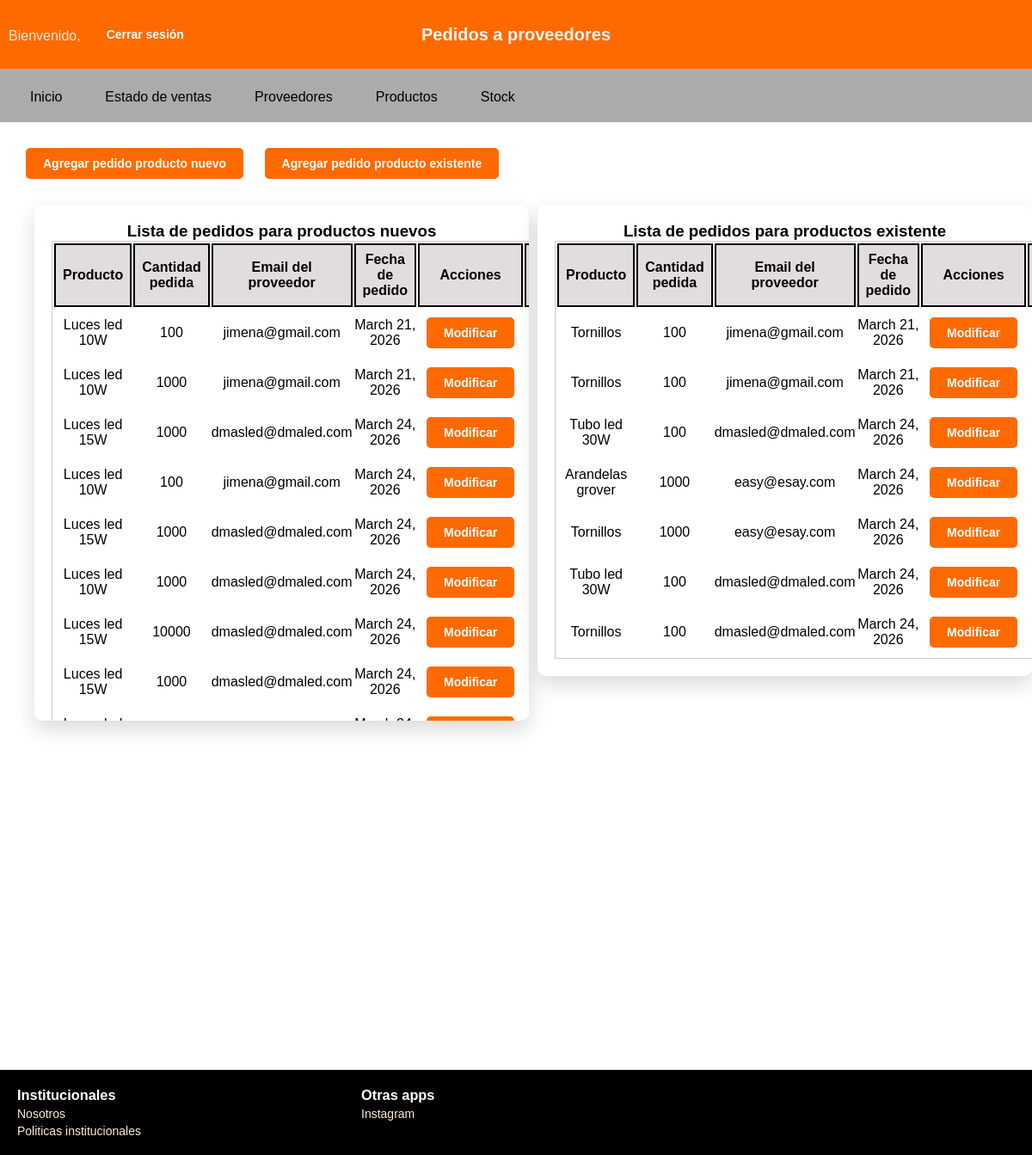
The app's page /proyecto/accounts/pedidosprov/ with its own data.
### accounts/models.py (models this page shows)
class PedidosProv(models.Model):
    fecha_pedido = models.DateField(default=timezone.now)
    producto_pedido_new = models.CharField(null=True, blank=True)
    producto_pedido_existente = models.ForeignKey(Producto, on_delete=models.CASCADE, null=True, blank=True)
    cantidad_pedida = models.IntegerField()
    email = models.EmailField()
    tipo= models.CharField(max_length=20)

class Producto(models.Model):
    producto = models.CharField(max_length=100)
    cantidad = models.IntegerField()
    class Unidad(models.TextChoices):
        UNIDAD = "unidad", "Unidad"
        CAJA = "caja", "Caja"
        METRO = "metro", "Metro"
    unidad = models.CharField(max_length=20, choices=Unidad.choices)
    def __str__(self):
        return self.producto

### accounts/views.py (the view, shortened to what this page needs)
# urls.py: path('pedidosprov/',views.pedidosprov, name= "pedidosprov"),
def pedidosprov(request):
    mensaje_error = None
    tipo = None
    form_nuevo = PedidoNuevoForm()
    form_existente = PedidoExistenteForm()
    pedidos_nuevos = PedidosProv.objects.filter(tipo="nuevo")
    pedidos_existentes = PedidosProv.objects.filter(tipo="existente")
    return render(request, "accounts/pedidosprov.html", {
        "form_nuevo": form_nuevo,
        "form_existente": form_existente,
        "pedidos_nuevos": pedidos_nuevos,
        "pedidos_existentes": pedidos_existentes,
        "tipo": tipo,
        "error": mensaje_error
    })

### accounts/templates/accounts/pedidosprov.html (shortened to what this page needs)
{% load static %}
<!DOCTYPE html>
<html lang="es">
<head>
    <link rel="stylesheet" href="{% static 'accounts/styles_pedidosprov.css' %}">
</head>
<body>
    <header>
        <h2 class="title">Pedidos a proveedores</h2>
        <a class="user_register" href="{% url 'user_profile' %}">Bienvenido, {{request.user.username}} </a>
        <form method="POST" action="{% url 'logout' %}">
        <button class="btn-nuevo" type="submit">Cerrar sesión</button>
    </header>
<nav>
        <ul class="menu">
            <li><a href="{% url 'general' %}">Inicio</a></li>
            <li class="dropdown">
                <a href="#">Estado de ventas</a>
            </li>
            <li class="dropdown">
            <a href="#">Proveedores</a>
            </li>
            <li><a href="{% url 'productos' %}"> Productos</a></li>
            <li><a href="{% url 'stock' %}"> Stock</a></li>
        </ul>
    </nav>
    <main>
    {% block content %}
        <Button type="button" onclick= "abrirModal('nuevo')" class="btn-nuevo">Agregar pedido producto nuevo </Button>
        <Button type="button" onclick= "abrirModal('existente')" class="btn-nuevo">Agregar pedido producto existente </Button>
    <div class="conteiner-section">
        <section class="nuevos">
            <h3>Lista de pedidos para productos nuevos</h3>
            <table class="tabla-container">
                <tr>
                    <th>Producto</th>
                    <th>Cantidad pedida</th>
                    <th>Email del proveedor</th>
                    <th>Fecha de pedido</th>
                    <th>Acciones</th>
                    <th>Acciones</th>
                </tr>
                    {% for d in pedidos_nuevos %}
                <tr>
                    <td>{{ d.producto_pedido_new }}</td>
                    <td>{{ d.cantidad_pedida}}</td>
                    <td>{{ d.email }}</td>
                    <td>{{ d.fecha_pedido }}</td>
                    <td><button class="btn-nuevo">Modificar</button></td>
                    <td><button class="btn-nuevo">Eliminar</button></td>
                </tr>
                {% endfor %}
            </table>
        </section>
        <section class="existente">
            <h3>Lista de pedidos para productos existente</h3>
            <table class="tabla-container">
                <tr>
                    <th>Producto</th>
                    <th>Cantidad pedida</th>
                    <th>Email del proveedor</th>
                    <th>Fecha de pedido</th>
                    <th>Acciones</th>
                    <th>Acciones</th>
                </tr>
                    {% for a in pedidos_existentes %}
                <tr>
                    <td>{{ a.producto_pedido_existente }}</td>
                    <td>{{ a.cantidad_pedida}}</td>
                    <td>{{ a.email }}</td>
                    <td>{{ a.fecha_pedido }}</td>
                    <td><button class="btn-nuevo">Modificar</button></td>
                    <td><button class="btn-nuevo">Eliminar</button></td>
                </tr>
                {% endfor %}
            </table>
        </section>
    </div>
    {% endblock %}
    </main>
    <footer>
        <div class="institucionales">
            <h3 class="titulo">Institucionales</h3>
                <a href="{% url 'nosotros' %}">Nosotros</a>
                <a href="{% url 'institucionales' %}">Politicas institucionales</a>
        </div>
        <div class="apps">
            <h3 class="titulo">Otras apps</h3>
                <a href="#">Instagram</a>
        </div>
    </footer>
</body>
</html>

### accounts/static/accounts/styles_pedidosprov.css (style rules this page uses)
* { margin: 0; padding: 0; box-sizing: border-box; font-family: Arial, Helvetica, sans-serif; }
html, body { min-height: 100%; }
body { display: flex; flex-direction: column; min-height: 100vh; background-image: url("/static/accounts/images/background.png"); background-size: cover; background-position: center; background-repeat: no-repeat; background-attachment: fixed }
header { position: relative; display: flex; align-items: center; height: 80px; background-color: #FF6A00; padding: 0 10px; z-index: 10; }
.title { position: absolute; left: 50%; transform: translateX(-50%); color: whitesmoke; font-size: 20px; }
.conteiner-section { display: grid; grid-template-columns: 1fr 1fr; gap: 10px; align-items: flex-start; flex-wrap: wrap; }
section { background-color: white; padding: 20px; border-radius: 10px; box-shadow: 0px 10px 25px rgba(0, 0, 0, 0.15); width: 100%; max-width: 900px; max-height: 600px; height: auto; margin-top: 20px; margin: 20px; text-align: center; align-items: center; overflow: auto; }
.tabla-container { max-height: 600px; border: 1px solid #ccc; }
th { border: 2px solid black; }
th { padding: 8px; text-align: center; margin: auto; background-color: #e2dddd; }
nav { background-color: #adaaaa; width: 100%; }
.menu { list-style: none; display: flex; gap: 20px; padding: 10px 20px; }
.menu li { position: relative; }
.menu a { color: black; text-decoration: none; padding: 10px 15px; display: block; }
main { flex: 1; display: block; padding: 20px; }
.btn-nuevo { background-color: #FF6A00; color: white; margin: 10px; padding: 10px 20px; font-weight: bold; font-size: 14px; border-radius: 5px; border: none; cursor: pointer; text-align: center; width: auto; }
footer { display: grid; grid-template-columns: 1fr 1fr 1fr; gap: 40px; background-color: black; color: white; padding: 20px; font-size: 14px; }
a { display: flex; grid-template-columns: 100px ; gap: 8px 30px; text-decoration: none; color: antiquewhite; margin-top: 4px ; }

### records on screen
PedidosProv: producto_pedido_new "Luces led 10W", cantidad_pedida "100", email "jimena@gmail.com", fecha_pedido "March 21, 2026"
PedidosProv: producto_pedido_new "Luces led 10W", cantidad_pedida "1000", email "jimena@gmail.com", fecha_pedido "March 21, 2026"
PedidosProv: producto_pedido_new "Luces led 15W", cantidad_pedida "1000", email "dmasled@dmaled.com", fecha_pedido "March 24, 2026"
PedidosProv: producto_pedido_new "Luces led 10W", cantidad_pedida "100", email "jimena@gmail.com", fecha_pedido "March 24, 2026"
PedidosProv: producto_pedido_new "Luces led 15W", cantidad_pedida "1000", email "dmasled@dmaled.com", fecha_pedido "March 24, 2026"
PedidosProv: producto_pedido_new "Luces led 10W", cantidad_pedida "1000", email "dmasled@dmaled.com", fecha_pedido "March 24, 2026"
PedidosProv: producto_pedido_new "Luces led 15W", cantidad_pedida "10000", email "dmasled@dmaled.com", fecha_pedido "March 24, 2026"
PedidosProv: producto_pedido_new "Luces led 15W", cantidad_pedida "1000", email "dmasled@dmaled.com", fecha_pedido "March 24, 2026"
PedidosProv: producto_pedido_existente "Tornillos", cantidad_pedida "100", email "jimena@gmail.com", fecha_pedido "March 21, 2026"
PedidosProv: producto_pedido_existente "Tornillos", cantidad_pedida "100", email "jimena@gmail.com", fecha_pedido "March 21, 2026"
PedidosProv: producto_pedido_existente "Tubo led 30W", cantidad_pedida "100", email "dmasled@dmaled.com", fecha_pedido "March 24, 2026"
PedidosProv: producto_pedido_existente "Arandelas grover", cantidad_pedida "1000", email "easy@esay.com", fecha_pedido "March 24, 2026"
PedidosProv: producto_pedido_existente "Tornillos", cantidad_pedida "1000", email "easy@esay.com", fecha_pedido "March 24, 2026"
PedidosProv: producto_pedido_existente "Tubo led 30W", cantidad_pedida "100", email "dmasled@dmaled.com", fecha_pedido "March 24, 2026"
PedidosProv: producto_pedido_existente "Tornillos", cantidad_pedida "100", email "dmasled@dmaled.com", fecha_pedido "March 24, 2026"
